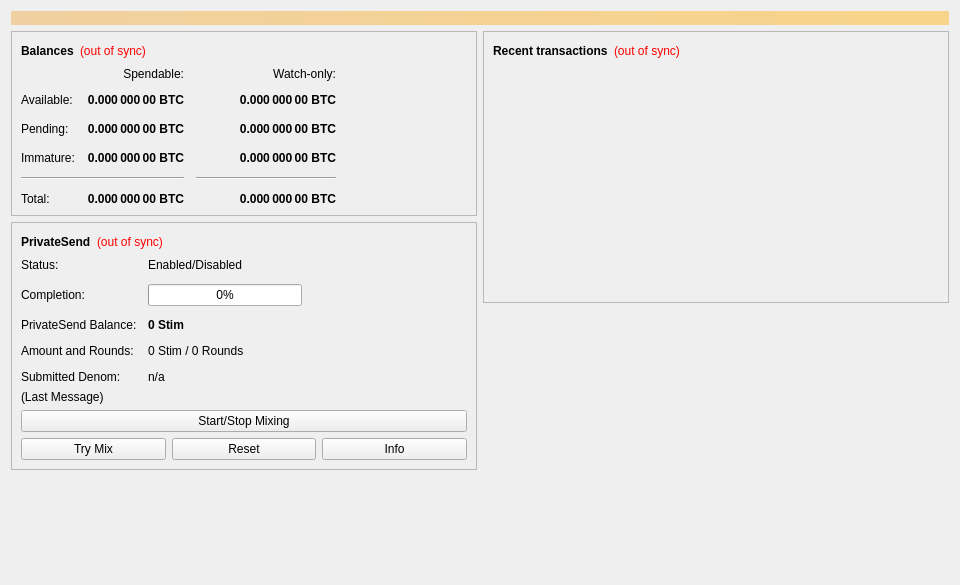
<?xml version="1.0" encoding="UTF-8"?>
<ui version="4.0">
 <class>OverviewPage</class>
 <widget class="QWidget" name="OverviewPage">
  <property name="geometry">
   <rect>
    <x>0</x>
    <y>0</y>
    <width>960</width>
    <height>585</height>
   </rect>
  </property>
  <property name="minimumSize">
   <size>
    <width>960</width>
    <height>0</height>
   </size>
  </property>
  <property name="windowTitle">
   <string>Form</string>
  </property>
  <layout class="QVBoxLayout" name="topLayout">
   <item>
    <widget class="QLabel" name="labelAlerts">
     <property name="visible">
      <bool>false</bool>
     </property>
     <property name="styleSheet">
      <string notr="true">background-color: qlineargradient(x1: 0, y1: 0, x2: 1, y2: 0, stop:0 #F0D0A0, stop:1 #F8D488); color:#000000;</string>
     </property>
     <property name="wordWrap">
      <bool>true</bool>
     </property>
     <property name="margin">
      <number>3</number>
     </property>
    </widget>
   </item>
   <item>
    <layout class="QHBoxLayout" name="horizontalLayout" stretch="1,1">
     <item>
      <layout class="QVBoxLayout" name="verticalLayout_2">
       <item>
        <widget class="QFrame" name="frame">
         <property name="frameShape">
          <enum>QFrame::StyledPanel</enum>
         </property>
         <property name="frameShadow">
          <enum>QFrame::Raised</enum>
         </property>
         <layout class="QVBoxLayout" name="verticalLayout_4">
          <item>
           <layout class="QHBoxLayout" name="horizontalLayout_4">
            <item>
             <widget class="QLabel" name="label_5">
              <property name="font">
               <font>
                <weight>75</weight>
                <bold>true</bold>
               </font>
              </property>
              <property name="text">
               <string>Balances</string>
              </property>
             </widget>
            </item>
            <item>
             <widget class="QLabel" name="labelWalletStatus">
              <property name="toolTip">
               <string>The displayed information may be out of date. Your wallet automatically synchronizes with the Stim network after a connection is established, but this process has not completed yet.</string>
              </property>
              <property name="styleSheet">
               <string notr="true">QLabel { color: red; }</string>
              </property>
              <property name="text">
               <string notr="true">(out of sync)</string>
              </property>
              <property name="alignment">
               <set>Qt::AlignLeading|Qt::AlignLeft|Qt::AlignVCenter</set>
              </property>
             </widget>
            </item>
            <item>
             <spacer name="horizontalSpacer_3">
              <property name="orientation">
               <enum>Qt::Horizontal</enum>
              </property>
              <property name="sizeHint" stdset="0">
               <size>
                <width>40</width>
                <height>20</height>
               </size>
              </property>
             </spacer>
            </item>
           </layout>
          </item>
          <item>
           <layout class="QGridLayout" name="gridLayout">
            <property name="spacing">
             <number>12</number>
            </property>
            <item row="2" column="2">
             <widget class="QLabel" name="labelWatchPending">
              <property name="font">
               <font>
                <weight>75</weight>
                <bold>true</bold>
               </font>
              </property>
              <property name="cursor">
               <cursorShape>IBeamCursor</cursorShape>
              </property>
              <property name="toolTip">
               <string>Unconfirmed transactions to watch-only addresses</string>
              </property>
              <property name="text">
               <string notr="true">0.000 000 00 BTC</string>
              </property>
              <property name="alignment">
               <set>Qt::AlignRight|Qt::AlignTrailing|Qt::AlignVCenter</set>
              </property>
              <property name="textInteractionFlags">
               <set>Qt::LinksAccessibleByMouse|Qt::TextSelectableByKeyboard|Qt::TextSelectableByMouse</set>
              </property>
             </widget>
            </item>
            <item row="2" column="1">
             <widget class="QLabel" name="labelUnconfirmed">
              <property name="font">
               <font>
                <weight>75</weight>
                <bold>true</bold>
               </font>
              </property>
              <property name="cursor">
               <cursorShape>IBeamCursor</cursorShape>
              </property>
              <property name="toolTip">
               <string>Total of transactions that have yet to be confirmed, and do not yet count toward the spendable balance</string>
              </property>
              <property name="text">
               <string notr="true">0.000 000 00 BTC</string>
              </property>
              <property name="alignment">
               <set>Qt::AlignRight|Qt::AlignTrailing|Qt::AlignVCenter</set>
              </property>
              <property name="textInteractionFlags">
               <set>Qt::LinksAccessibleByMouse|Qt::TextSelectableByKeyboard|Qt::TextSelectableByMouse</set>
              </property>
             </widget>
            </item>
            <item row="3" column="2">
             <widget class="QLabel" name="labelWatchImmature">
              <property name="font">
               <font>
                <weight>75</weight>
                <bold>true</bold>
               </font>
              </property>
              <property name="cursor">
               <cursorShape>IBeamCursor</cursorShape>
              </property>
              <property name="toolTip">
               <string>Mined balance in watch-only addresses that has not yet matured</string>
              </property>
              <property name="text">
               <string notr="true">0.000 000 00 BTC</string>
              </property>
              <property name="alignment">
               <set>Qt::AlignRight|Qt::AlignTrailing|Qt::AlignVCenter</set>
              </property>
              <property name="textInteractionFlags">
               <set>Qt::LinksAccessibleByMouse|Qt::TextSelectableByKeyboard|Qt::TextSelectableByMouse</set>
              </property>
             </widget>
            </item>
            <item row="4" column="0" colspan="2">
             <widget class="Line" name="lineSpendableBalance">
              <property name="orientation">
               <enum>Qt::Horizontal</enum>
              </property>
             </widget>
            </item>
            <item row="4" column="2">
             <widget class="Line" name="lineWatchBalance">
              <property name="sizePolicy">
               <sizepolicy hsizetype="Preferred" vsizetype="Fixed">
                <horstretch>0</horstretch>
                <verstretch>0</verstretch>
               </sizepolicy>
              </property>
              <property name="minimumSize">
               <size>
                <width>140</width>
                <height>0</height>
               </size>
              </property>
              <property name="orientation">
               <enum>Qt::Horizontal</enum>
              </property>
             </widget>
            </item>
            <item row="5" column="0">
             <widget class="QLabel" name="labelTotalText">
              <property name="text">
               <string>Total:</string>
              </property>
             </widget>
            </item>
            <item row="3" column="1">
             <widget class="QLabel" name="labelImmature">
              <property name="font">
               <font>
                <weight>75</weight>
                <bold>true</bold>
               </font>
              </property>
              <property name="cursor">
               <cursorShape>IBeamCursor</cursorShape>
              </property>
              <property name="toolTip">
               <string>Mined balance that has not yet matured</string>
              </property>
              <property name="text">
               <string notr="true">0.000 000 00 BTC</string>
              </property>
              <property name="alignment">
               <set>Qt::AlignRight|Qt::AlignTrailing|Qt::AlignVCenter</set>
              </property>
              <property name="textInteractionFlags">
               <set>Qt::LinksAccessibleByMouse|Qt::TextSelectableByKeyboard|Qt::TextSelectableByMouse</set>
              </property>
             </widget>
            </item>
            <item row="2" column="3">
             <spacer name="horizontalSpacer_2">
              <property name="orientation">
               <enum>Qt::Horizontal</enum>
              </property>
              <property name="sizeHint" stdset="0">
               <size>
                <width>40</width>
                <height>20</height>
               </size>
              </property>
             </spacer>
            </item>
            <item row="3" column="0">
             <widget class="QLabel" name="labelImmatureText">
              <property name="text">
               <string>Immature:</string>
              </property>
             </widget>
            </item>
            <item row="5" column="1">
             <widget class="QLabel" name="labelTotal">
              <property name="font">
               <font>
                <weight>75</weight>
                <bold>true</bold>
               </font>
              </property>
              <property name="cursor">
               <cursorShape>IBeamCursor</cursorShape>
              </property>
              <property name="toolTip">
               <string>Your current total balance</string>
              </property>
              <property name="text">
               <string notr="true">0.000 000 00 BTC</string>
              </property>
              <property name="alignment">
               <set>Qt::AlignRight|Qt::AlignTrailing|Qt::AlignVCenter</set>
              </property>
              <property name="textInteractionFlags">
               <set>Qt::LinksAccessibleByMouse|Qt::TextSelectableByKeyboard|Qt::TextSelectableByMouse</set>
              </property>
             </widget>
            </item>
            <item row="5" column="2">
             <widget class="QLabel" name="labelWatchTotal">
              <property name="font">
               <font>
                <weight>75</weight>
                <bold>true</bold>
               </font>
              </property>
              <property name="cursor">
               <cursorShape>IBeamCursor</cursorShape>
              </property>
              <property name="toolTip">
               <string>Current total balance in watch-only addresses</string>
              </property>
              <property name="text">
               <string notr="true">0.000 000 00 BTC</string>
              </property>
              <property name="alignment">
               <set>Qt::AlignRight|Qt::AlignTrailing|Qt::AlignVCenter</set>
              </property>
              <property name="textInteractionFlags">
               <set>Qt::LinksAccessibleByMouse|Qt::TextSelectableByKeyboard|Qt::TextSelectableByMouse</set>
              </property>
             </widget>
            </item>
            <item row="0" column="2">
             <widget class="QLabel" name="labelWatchonly">
              <property name="text">
               <string>Watch-only:</string>
              </property>
              <property name="alignment">
               <set>Qt::AlignRight|Qt::AlignTrailing|Qt::AlignVCenter</set>
              </property>
             </widget>
            </item>
            <item row="1" column="0">
             <widget class="QLabel" name="labelBalanceText">
              <property name="text">
               <string>Available:</string>
              </property>
             </widget>
            </item>
            <item row="1" column="1">
             <widget class="QLabel" name="labelBalance">
              <property name="font">
               <font>
                <weight>75</weight>
                <bold>true</bold>
               </font>
              </property>
              <property name="cursor">
               <cursorShape>IBeamCursor</cursorShape>
              </property>
              <property name="toolTip">
               <string>Your current spendable balance</string>
              </property>
              <property name="text">
               <string notr="true">0.000 000 00 BTC</string>
              </property>
              <property name="alignment">
               <set>Qt::AlignRight|Qt::AlignTrailing|Qt::AlignVCenter</set>
              </property>
              <property name="textInteractionFlags">
               <set>Qt::LinksAccessibleByMouse|Qt::TextSelectableByKeyboard|Qt::TextSelectableByMouse</set>
              </property>
             </widget>
            </item>
            <item row="1" column="2">
             <widget class="QLabel" name="labelWatchAvailable">
              <property name="font">
               <font>
                <weight>75</weight>
                <bold>true</bold>
               </font>
              </property>
              <property name="cursor">
               <cursorShape>IBeamCursor</cursorShape>
              </property>
              <property name="toolTip">
               <string>Your current balance in watch-only addresses</string>
              </property>
              <property name="text">
               <string notr="true">0.000 000 00 BTC</string>
              </property>
              <property name="alignment">
               <set>Qt::AlignRight|Qt::AlignTrailing|Qt::AlignVCenter</set>
              </property>
              <property name="textInteractionFlags">
               <set>Qt::LinksAccessibleByMouse|Qt::TextSelectableByKeyboard|Qt::TextSelectableByMouse</set>
              </property>
             </widget>
            </item>
            <item row="2" column="0">
             <widget class="QLabel" name="labelPendingText">
              <property name="text">
               <string>Pending:</string>
              </property>
             </widget>
            </item>
            <item row="0" column="1">
             <widget class="QLabel" name="labelSpendable">
              <property name="text">
               <string>Spendable:</string>
              </property>
              <property name="alignment">
               <set>Qt::AlignRight|Qt::AlignTrailing|Qt::AlignVCenter</set>
              </property>
             </widget>
            </item>
           </layout>
          </item>
         </layout>
        </widget>
       </item>
       <item>
        <widget class="QFrame" name="framePrivateSend">
         <property name="layoutDirection">
          <enum>Qt::LeftToRight</enum>
         </property>
         <property name="frameShape">
          <enum>QFrame::StyledPanel</enum>
         </property>
         <property name="frameShadow">
          <enum>QFrame::Raised</enum>
         </property>
         <layout class="QVBoxLayout" name="VerticalLayout_PS1">
          <item>
           <layout class="QHBoxLayout" name="horizontalLayout_5">
            <item>
             <widget class="QLabel" name="labelPrivateSendHeader">
              <property name="font">
               <font>
                <weight>75</weight>
                <bold>true</bold>
               </font>
              </property>
              <property name="text">
               <string>PrivateSend</string>
              </property>
             </widget>
            </item>
            <item>
             <widget class="QLabel" name="labelPrivateSendSyncStatus">
              <property name="toolTip">
               <string>The displayed information may be out of date. Your wallet automatically synchronizes with the Stim network after a connection is established, but this process has not completed yet.</string>
              </property>
              <property name="styleSheet">
               <string notr="true">QLabel { color: red; }</string>
              </property>
              <property name="text">
               <string notr="true">(out of sync)</string>
              </property>
              <property name="alignment">
               <set>Qt::AlignLeading|Qt::AlignLeft|Qt::AlignVCenter</set>
              </property>
             </widget>
            </item>
            <item>
             <spacer name="horizontalSpacer_4">
              <property name="orientation">
               <enum>Qt::Horizontal</enum>
              </property>
              <property name="sizeHint" stdset="0">
               <size>
                <width>40</width>
                <height>20</height>
               </size>
              </property>
             </spacer>
            </item>
           </layout>
          </item>
          <item>
           <layout class="QFormLayout" name="privateSendFormLayout">
            <property name="fieldGrowthPolicy">
             <enum>QFormLayout::AllNonFixedFieldsGrow</enum>
            </property>
            <property name="horizontalSpacing">
             <number>11</number>
            </property>
            <property name="verticalSpacing">
             <number>12</number>
            </property>
            <item row="0" column="0">
             <widget class="QLabel" name="labelPrivateSendEnabledText">
              <property name="text">
               <string>Status:</string>
              </property>
             </widget>
            </item>
            <item row="0" column="1">
             <widget class="QLabel" name="labelPrivateSendEnabled">
              <property name="text">
               <string>Enabled/Disabled</string>
              </property>
             </widget>
            </item>
            <item row="1" column="0">
             <widget class="QLabel" name="labelCompletitionText">
              <property name="text">
               <string>Completion:</string>
              </property>
             </widget>
            </item>
            <item row="1" column="1">
             <widget class="QProgressBar" name="privateSendProgress">
              <property name="maximumSize">
               <size>
                <width>154</width>
                <height>16777215</height>
               </size>
              </property>
              <property name="value">
               <number>0</number>
              </property>
             </widget>
            </item>
            <item row="2" column="0">
             <widget class="QLabel" name="labelAnonymizedText">
              <property name="text">
               <string>PrivateSend Balance:</string>
              </property>
             </widget>
            </item>
            <item row="2" column="1">
             <widget class="QLabel" name="labelAnonymized">
              <property name="font">
               <font>
                <weight>75</weight>
                <bold>true</bold>
               </font>
              </property>
              <property name="text">
               <string notr="true">0 Stim</string>
              </property>
             </widget>
            </item>
            <item row="3" column="0">
             <widget class="QLabel" name="labelAmountAndRoundsText">
              <property name="text">
               <string>Amount and Rounds:</string>
              </property>
             </widget>
            </item>
            <item row="3" column="1">
             <widget class="QLabel" name="labelAmountRounds">
              <property name="text">
               <string>0 Stim / 0 Rounds</string>
              </property>
             </widget>
            </item>
            <item row="4" column="0">
             <widget class="QLabel" name="labelSubmittedDenomText">
              <property name="text">
               <string>Submitted Denom:</string>
              </property>
             </widget>
            </item>
            <item row="4" column="1">
             <widget class="QLabel" name="labelSubmittedDenom">
              <property name="toolTip">
               <string>The denominations you submitted to the Masternode.&lt;br&gt;To mix, other users must submit the exact same denominations.</string>
              </property>
              <property name="text">
               <string>n/a</string>
              </property>
             </widget>
            </item>
           </layout>
          </item>
          <item>
           <layout class="QVBoxLayout" name="VerticalLayout_PS">
            <item>
             <widget class="QLabel" name="labelPrivateSendLastMessage">
              <property name="text">
               <string>(Last Message)</string>
              </property>
              <property name="alignment">
               <set>Qt::AlignLeading|Qt::AlignLeft|Qt::AlignTop</set>
              </property>
              <property name="wordWrap">
               <bool>true</bool>
              </property>
             </widget>
            </item>
            <item>
             <widget class="QPushButton" name="togglePrivateSend">
              <property name="sizePolicy">
               <sizepolicy hsizetype="MinimumExpanding" vsizetype="Fixed">
                <horstretch>0</horstretch>
                <verstretch>0</verstretch>
               </sizepolicy>
              </property>
              <property name="text">
               <string>Start/Stop Mixing</string>
              </property>
             </widget>
            </item>
            <item>
             <layout class="QHBoxLayout" name="horizontalLayout_debugbuttons">
              <item>
               <widget class="QPushButton" name="privateSendAuto">
                <property name="sizePolicy">
                 <sizepolicy hsizetype="MinimumExpanding" vsizetype="Fixed">
                  <horstretch>0</horstretch>
                  <verstretch>0</verstretch>
                 </sizepolicy>
                </property>
                <property name="toolTip">
                 <string>Try to manually submit a PrivateSend request.</string>
                </property>
                <property name="text">
                 <string>Try Mix</string>
                </property>
               </widget>
              </item>
              <item>
               <widget class="QPushButton" name="privateSendReset">
                <property name="sizePolicy">
                 <sizepolicy hsizetype="MinimumExpanding" vsizetype="Fixed">
                  <horstretch>0</horstretch>
                  <verstretch>0</verstretch>
                 </sizepolicy>
                </property>
                <property name="toolTip">
                 <string>Reset the current status of PrivateSend (can interrupt PrivateSend if it's in the process of Mixing, which can cost you money!)</string>
                </property>
                <property name="autoFillBackground">
                 <bool>false</bool>
                </property>
                <property name="text">
                 <string>Reset</string>
                </property>
               </widget>
              </item>
              <item>
               <widget class="QPushButton" name="privateSendInfo">
                <property name="sizePolicy">
                 <sizepolicy hsizetype="MinimumExpanding" vsizetype="Fixed">
                  <horstretch>0</horstretch>
                  <verstretch>0</verstretch>
                 </sizepolicy>
                </property>
                <property name="toolTip">
                 <string>Information about PrivateSend and Mixing</string>
                </property>
                <property name="text">
                 <string>Info</string>
                </property>
               </widget>
              </item>
             </layout>
            </item>
           </layout>
          </item>
         </layout>
        </widget>
       </item>
       <item>
        <spacer name="verticalSpacer">
         <property name="orientation">
          <enum>Qt::Vertical</enum>
         </property>
         <property name="sizeHint" stdset="0">
          <size>
           <width>20</width>
           <height>40</height>
          </size>
         </property>
        </spacer>
       </item>
      </layout>
     </item>
     <item>
      <layout class="QVBoxLayout" name="verticalLayout_3">
       <item>
        <widget class="QFrame" name="frame_2">
         <property name="frameShape">
          <enum>QFrame::StyledPanel</enum>
         </property>
         <property name="frameShadow">
          <enum>QFrame::Raised</enum>
         </property>
         <layout class="QVBoxLayout" name="verticalLayout">
          <item>
           <layout class="QHBoxLayout" name="horizontalLayout_2">
            <item>
             <widget class="QLabel" name="label_4">
              <property name="font">
               <font>
                <weight>75</weight>
                <bold>true</bold>
               </font>
              </property>
              <property name="text">
               <string>Recent transactions</string>
              </property>
             </widget>
            </item>
            <item>
             <widget class="QLabel" name="labelTransactionsStatus">
              <property name="toolTip">
               <string>The displayed information may be out of date. Your wallet automatically synchronizes with the Stim network after a connection is established, but this process has not completed yet.</string>
              </property>
              <property name="styleSheet">
               <string notr="true">QLabel { color: red; }</string>
              </property>
              <property name="text">
               <string notr="true">(out of sync)</string>
              </property>
              <property name="alignment">
               <set>Qt::AlignLeading|Qt::AlignLeft|Qt::AlignVCenter</set>
              </property>
             </widget>
            </item>
            <item>
             <spacer name="horizontalSpacer">
              <property name="orientation">
               <enum>Qt::Horizontal</enum>
              </property>
              <property name="sizeHint" stdset="0">
               <size>
                <width>40</width>
                <height>20</height>
               </size>
              </property>
             </spacer>
            </item>
           </layout>
          </item>
          <item>
           <widget class="QListView" name="listTransactions">
            <property name="styleSheet">
             <string notr="true">QListView { background: transparent; }</string>
            </property>
            <property name="frameShape">
             <enum>QFrame::NoFrame</enum>
            </property>
            <property name="verticalScrollBarPolicy">
             <enum>Qt::ScrollBarAlwaysOff</enum>
            </property>
            <property name="horizontalScrollBarPolicy">
             <enum>Qt::ScrollBarAlwaysOff</enum>
            </property>
            <property name="selectionMode">
             <enum>QAbstractItemView::NoSelection</enum>
            </property>
           </widget>
          </item>
         </layout>
        </widget>
       </item>
       <item>
        <spacer name="verticalSpacer_2">
         <property name="orientation">
          <enum>Qt::Vertical</enum>
         </property>
         <property name="sizeHint" stdset="0">
          <size>
           <width>20</width>
           <height>40</height>
          </size>
         </property>
        </spacer>
       </item>
      </layout>
     </item>
    </layout>
   </item>
  </layout>
 </widget>
 <resources/>
 <connections/>
</ui>
